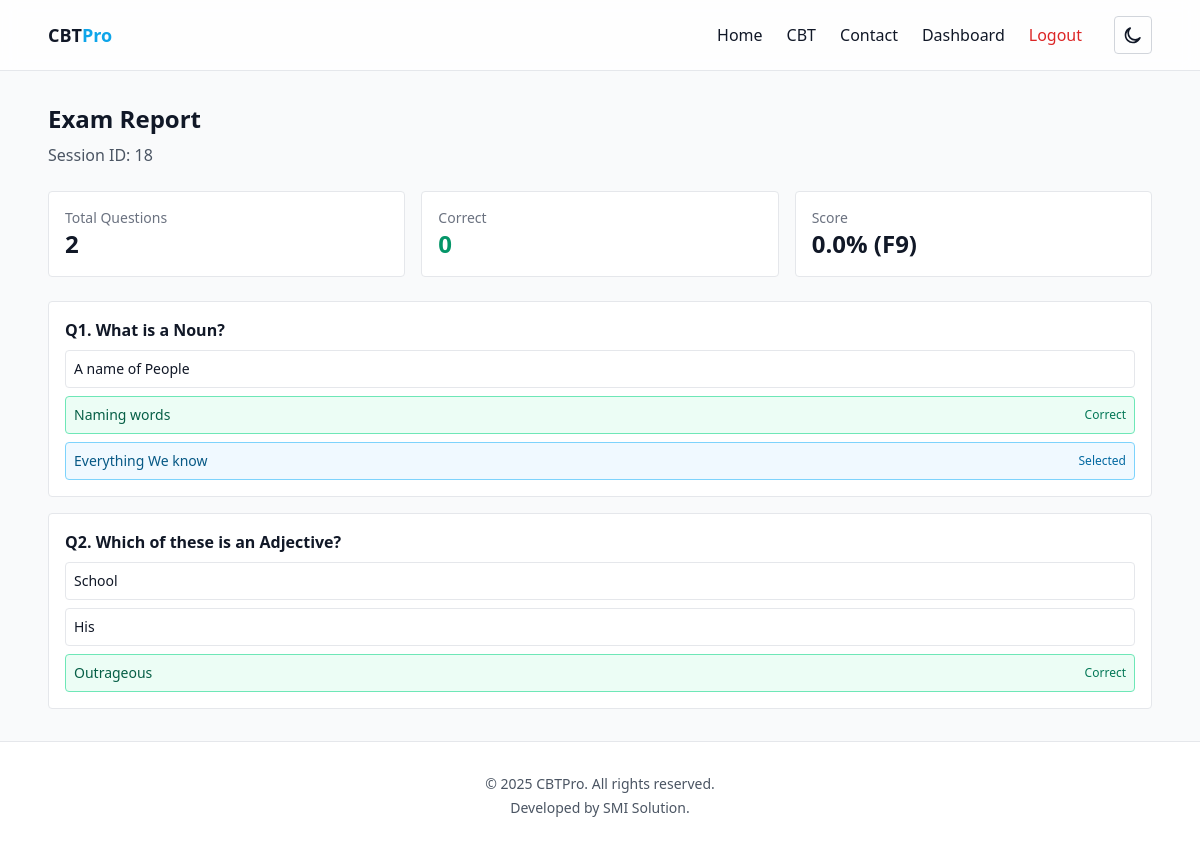
/report/session/18 (signed in), run on the app's committed database.
### app/models.py (models this page shows)
class ExamSession(db.Model):
    id = db.Column(db.Integer, primary_key=True)
    subject_id = db.Column(db.Integer, db.ForeignKey("subject.id"), nullable=False)
    student_id = db.Column(db.Integer, db.ForeignKey("user.id"), nullable=False)
    started_at = db.Column(db.DateTime, default=datetime.utcnow)
    completed_at = db.Column(db.DateTime)
    responses = db.relationship("Response", backref="session", cascade="all,delete-orphan", lazy=True)

class Question(db.Model):
    id = db.Column(db.Integer, primary_key=True)
    subject_id = db.Column(db.Integer, db.ForeignKey("subject.id"), nullable=False)
    text = db.Column(db.Text, nullable=False)
    time_limit_seconds = db.Column(db.Integer, nullable=True)  # Optional per-question time limit
    options = db.relationship("Option", backref="question", cascade="all,delete-orphan", lazy=True)

class Option(db.Model):
    id = db.Column(db.Integer, primary_key=True)
    question_id = db.Column(db.Integer, db.ForeignKey("question.id"), nullable=False)
    text = db.Column(db.Text, nullable=False)
    is_correct = db.Column(db.Boolean, default=False)

### app/report.py (the view)
@report_bp.route("/session/<int:session_id>")
@login_required
def session_report(session_id):
    session = ExamSession.query.get_or_404(session_id)
    if session.student_id != current_user.id and not current_user.is_teacher():
        return render_template("errors/403.html"), 403
    questions = Question.query.filter_by(subject_id=session.subject_id).all()
    total = len(questions)
    correct = 0
    details = []
    for q in questions:
        resp = Response.query.filter_by(session_id=session.id, question_id=q.id).first()
        selected = Option.query.get(resp.selected_option_id) if resp else None
        correct_option = Option.query.filter_by(question_id=q.id, is_correct=True).first()
        is_correct = selected and selected.id == (correct_option.id if correct_option else None)
        correct += 1 if is_correct else 0
        details.append({
            "question": q,
            "selected": selected,
            "correct_option": correct_option,
            "is_correct": is_correct,
        })
    percentage = (correct / total * 100) if total else 0
    grade = nigeria_grade(percentage)
    return render_template("report/session.html", session=session, details=details, total=total, correct=correct, percentage=percentage, grade=grade)

### app/models.py (called while the page is built)
@login_manager.user_loader
def load_user(user_id):
    return User.query.get(int(user_id))

def nigeria_grade(score_percentage: float) -> str:
    if score_percentage >= 75:
        return "A1"
    if score_percentage >= 70:
        return "B2"
    if score_percentage >= 65:
        return "B3"
    if score_percentage >= 60:
        return "C4"
    if score_percentage >= 55:
        return "C5"
    if score_percentage >= 50:
        return "C6"
    if score_percentage >= 45:
        return "D7"
    if score_percentage >= 40:
        return "E8"
    return "F9"

### app/templates/report/session.html (shortened to what this page needs)
{% extends 'base.html' %}
{% block content %}
<h1 class="text-2xl font-semibold mb-2">Exam Report</h1>
<p class="text-gray-600 mb-6">Session ID: {{ session.id }}</p>
<div class="grid md:grid-cols-3 gap-4 mb-6">
	<div class="p-4 bg-white border rounded">
		<div class="text-sm text-gray-500">Total Questions</div>
		<div class="text-2xl font-semibold">{{ total }}</div>
	</div>
	<div class="p-4 bg-white border rounded">
		<div class="text-sm text-gray-500">Correct</div>
		<div class="text-2xl font-semibold text-emerald-600">{{ correct }}</div>
	</div>
	<div class="p-4 bg-white border rounded">
		<div class="text-sm text-gray-500">Score</div>
		<div class="text-2xl font-semibold">{{ '%.1f' % percentage }}% ({{ grade }})</div>
	</div>
</div>
<div class="space-y-4">
	{% for d in details %}
		<div class="bg-white border rounded p-4">
			<div class="font-semibold mb-2">Q{{ loop.index }}. {{ d.question.text }}</div>
			<div class="space-y-2">
				{% for opt in d.question.options %}
					<div class="flex items-center justify-between text-sm p-2 rounded border {{ 'border-emerald-300 bg-emerald-50 text-emerald-800' if d.correct_option and opt.id==d.correct_option.id else ( 'border-sky-300 bg-sky-50 text-sky-800' if d.selected and opt.id==d.selected.id else 'border-gray-200') }}">
						<span>{{ opt.text }}</span>
						<div class="flex items-center gap-2">
							{% if d.selected and opt.id==d.selected.id %}<span class="text-sky-700 text-xs">Selected</span>{% endif %}
							{% if d.correct_option and opt.id==d.correct_option.id %}<span class="text-emerald-700 text-xs">Correct</span>{% endif %}
						</div>
					</div>
				{% endfor %}
			</div>
		</div>
	{% endfor %}
</div>
{% endblock %}

### data on the page
ExamSession: id "18"
Question: question.text "What is a Noun?"
Option: text "A name of People"
Option: text "Naming words", shows "Correct"
Option: text "Everything We know", shows "Selected"
Question: question.text "Which of these is an Adjective?"
Option: text "School"
Option: text "His"
Option: text "Outrageous", shows "Correct"

### other printed values
{{ total }} "2"
{{ correct }} "0"
{{ '%.1f' % percentage }} "0.0"
{{ grade }} "F9"
{{ 2025 }} "2025"
